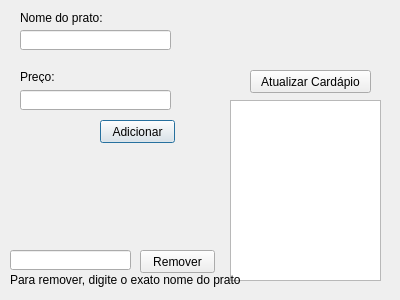
<?xml version="1.0" encoding="UTF-8"?>
<ui version="4.0">
 <class>mudarCardapio</class>
 <widget class="QDialog" name="mudarCardapio">
  <property name="geometry">
   <rect>
    <x>0</x>
    <y>0</y>
    <width>400</width>
    <height>300</height>
   </rect>
  </property>
  <property name="windowTitle">
   <string>Dialog</string>
  </property>
  <widget class="QListView" name="listView">
   <property name="geometry">
    <rect>
     <x>230</x>
     <y>100</y>
     <width>151</width>
     <height>181</height>
    </rect>
   </property>
  </widget>
  <widget class="QPushButton" name="pushButton">
   <property name="geometry">
    <rect>
     <x>100</x>
     <y>120</y>
     <width>75</width>
     <height>23</height>
    </rect>
   </property>
   <property name="text">
    <string>Adicionar</string>
   </property>
  </widget>
  <widget class="QPushButton" name="pushButton_2">
   <property name="geometry">
    <rect>
     <x>140</x>
     <y>250</y>
     <width>75</width>
     <height>23</height>
    </rect>
   </property>
   <property name="text">
    <string>Remover</string>
   </property>
  </widget>
  <widget class="QPushButton" name="pushButton_3">
   <property name="geometry">
    <rect>
     <x>250</x>
     <y>70</y>
     <width>121</width>
     <height>23</height>
    </rect>
   </property>
   <property name="text">
    <string>Atualizar Cardápio</string>
   </property>
  </widget>
  <widget class="QLineEdit" name="lineEdit">
   <property name="geometry">
    <rect>
     <x>10</x>
     <y>250</y>
     <width>121</width>
     <height>20</height>
    </rect>
   </property>
  </widget>
  <widget class="QLabel" name="label">
   <property name="geometry">
    <rect>
     <x>10</x>
     <y>270</y>
     <width>251</width>
     <height>20</height>
    </rect>
   </property>
   <property name="text">
    <string>Para remover, digite o exato nome do prato</string>
   </property>
  </widget>
  <widget class="QLineEdit" name="lineEdit_2">
   <property name="geometry">
    <rect>
     <x>20</x>
     <y>30</y>
     <width>151</width>
     <height>20</height>
    </rect>
   </property>
  </widget>
  <widget class="QLineEdit" name="lineEdit_3">
   <property name="geometry">
    <rect>
     <x>20</x>
     <y>90</y>
     <width>151</width>
     <height>20</height>
    </rect>
   </property>
  </widget>
  <widget class="QLabel" name="label_2">
   <property name="geometry">
    <rect>
     <x>20</x>
     <y>10</y>
     <width>101</width>
     <height>16</height>
    </rect>
   </property>
   <property name="text">
    <string>Nome do prato:</string>
   </property>
  </widget>
  <widget class="QLabel" name="label_3">
   <property name="geometry">
    <rect>
     <x>20</x>
     <y>70</y>
     <width>47</width>
     <height>13</height>
    </rect>
   </property>
   <property name="text">
    <string>Preço:</string>
   </property>
  </widget>
 </widget>
 <resources/>
 <connections/>
</ui>
